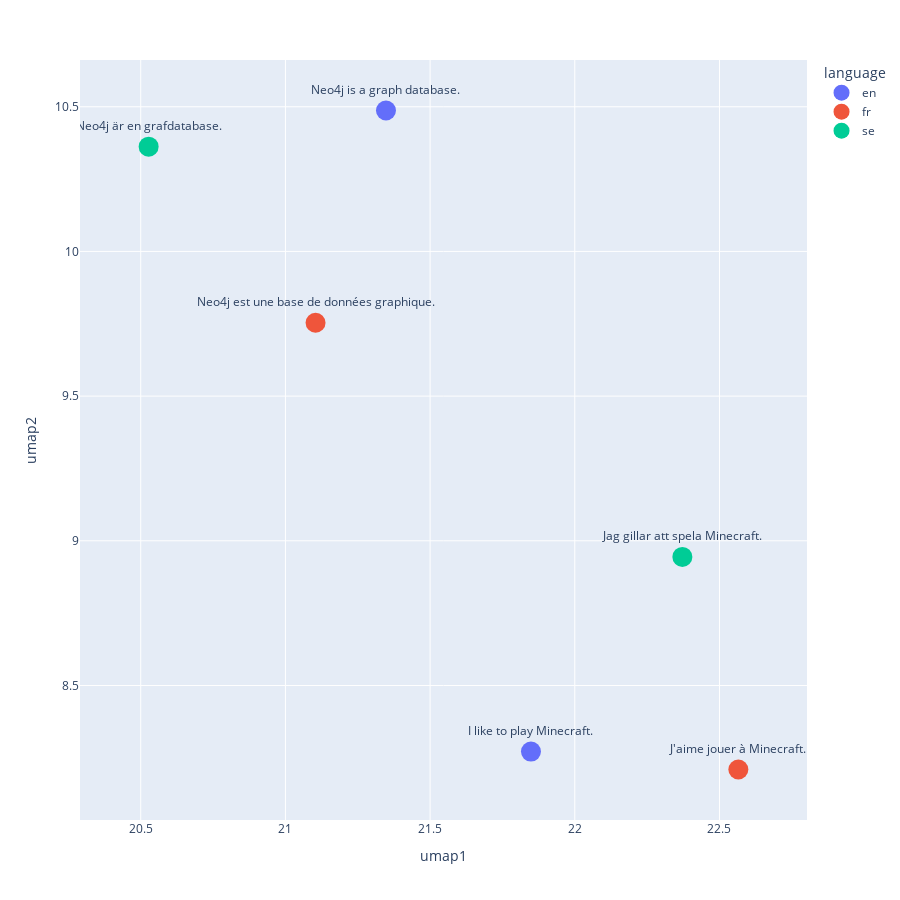

Notebook cell for this chart:
### Code cell
fig = px.scatter(test_sentences, x='umap1', y='umap2', color='language', text=test_sentences['sentence'], width=900, height=900)
fig.update_layout(
    yaxis={"scaleanchor":"x", "scaleratio":1}
)
fig.update_traces(
        marker=dict(size=20),  # Increase point size
        textposition='top center'  # Position of the text labels
    )   
fig.show()

### Figure 1 — Plotly figure (JSON) as saved in the notebook; plotly's stock layout.template omitted (floating-point values rounded to 4 significant figures)
{"data": [{"hovertemplate": "language=en<br>umap1=%{x}<br>umap2=%{y}<br>sentence=%{text}<extra></extra>", "legendgroup": "en", "marker": {"color": "#636efa", "size": 20, "symbol": "circle"}, "mode": "markers+text", "name": "en", "orientation": "v", "showlegend": true, "text": ["I like to play Minecraft.", "Neo4j is a graph database."], "textposition": "top center", "type": "scatter", "x": [21.85, 21.35], "xaxis": "x", "y": [8.272, 10.49], "yaxis": "y"}, {"hovertemplate": "language=fr<br>umap1=%{x}<br>umap2=%{y}<br>sentence=%{text}<extra></extra>", "legendgroup": "fr", "marker": {"color": "#EF553B", "size": 20, "symbol": "circle"}, "mode": "markers+text", "name": "fr", "orientation": "v", "showlegend": true, "text": ["J'aime jouer à Minecraft.", "Neo4j est une base de données graphique."], "textposition": "top center", "type": "scatter", "x": [22.57, 21.1], "xaxis": "x", "y": [8.21, 9.753], "yaxis": "y"}, {"hovertemplate": "language=se<br>umap1=%{x}<br>umap2=%{y}<br>sentence=%{text}<extra></extra>", "legendgroup": "se", "marker": {"color": "#00cc96", "size": 20, "symbol": "circle"}, "mode": "markers+text", "name": "se", "orientation": "v", "showlegend": true, "text": ["Jag gillar att spela Minecraft.", "Neo4j är en grafdatabase."], "textposition": "top center", "type": "scatter", "x": [22.37, 20.53], "xaxis": "x", "y": [8.944, 10.36], "yaxis": "y"}], "layout": {"height": 900, "legend": {"title": {"text": "language"}, "tracegroupgap": 0}, "margin": {"t": 60}, "width": 900, "xaxis": {"anchor": "y", "domain": [0, 1], "title": {"text": "umap1"}}, "yaxis": {"anchor": "x", "domain": [0, 1], "scaleanchor": "x", "scaleratio": 1, "title": {"text": "umap2"}}}}
